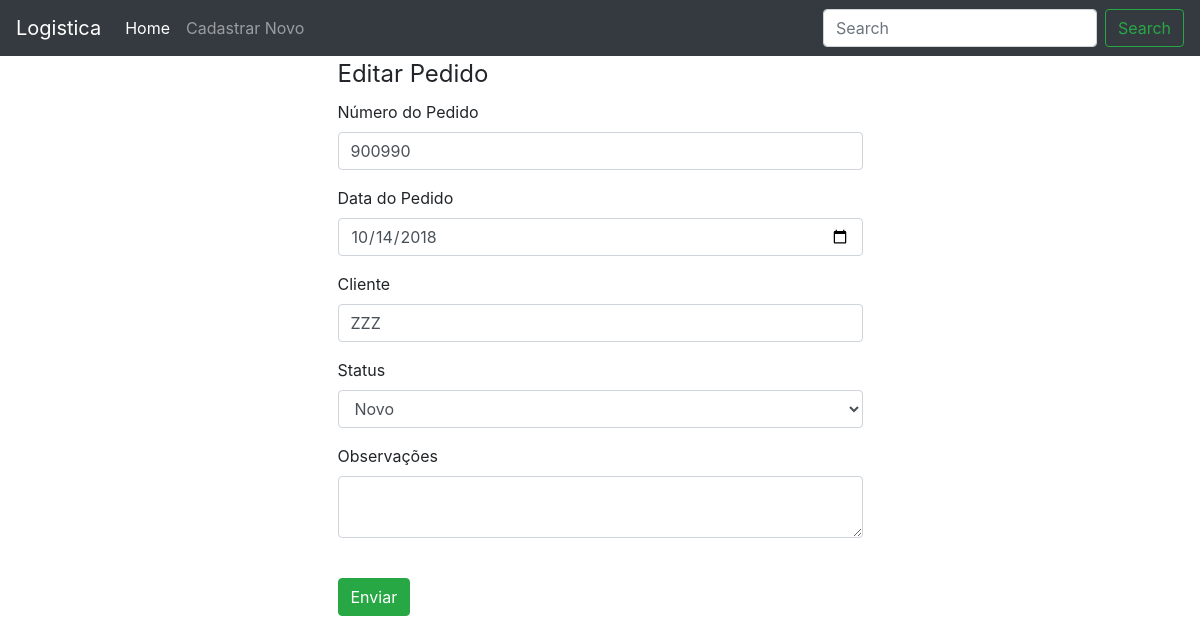
Page /controller/pedido_editar.php?id=3 (signed in) on the committed database.
### tables this page shows
CREATE TABLE `pedidos` (
  `id` int(11) NOT NULL,
  `num_pedido` int(11) NOT NULL,
  `cliente` varchar(80) NOT NULL,
  `data_pedido` datetime NOT NULL,
  `status` varchar(40) NOT NULL,
  `data_atualizacao` datetime NOT NULL
);

### controller/pedido_editar.php (called while the page is built, shortened)
<?php
require '../model/pedidos.php';
$id = $_GET['id'];
$pedido = carregarPedido($id);
$num_pedido = $pedido["num_pedido"];
$cliente = $pedido["cliente"];
$data_pedido = $pedido["data_pedido"];
$status = $pedido["status"];
$data_pedido = explode(" ", $data_pedido);
$data_pedido = $data_pedido[0];
require '../cadastro_pedido.php';

### model/pedidos.php (called while the page is built, shortened)
<?php
function carregarPedido($id) {
    $pdo = conectar();
    $sql = "SELECT * FROM pedidos
        WHERE id = $id";
    $res = $pdo->query($sql);
    $pedido = $res->fetch(PDO::FETCH_ASSOC);
    return $pedido;
}

### cadastro_pedido.php (the view, shortened to what this page needs)
<?php
$editar = ($_SERVER['SCRIPT_NAME'] == '/controller/pedido_editar.php') ? true : FALSE;
require 'header.php';
require 'menu.php';
?>
<main role="main" class="container">
    <div class="starter-template">
        <?php if ($editar == true): ?>
            <form class="form-horizontal" action="/controller/pedido_salvar.php" method="post">
        <?php else: ?>
            <form class="form-horizontal" action="/controller/pedido_cadastrar.php" method="post">
        <?php endif; ?>
                <fieldset class="col-6 offset-3">
                    <?php
                    if ($editar == true) {
                        echo "<legend>Editar Pedido</legend>";
                    } else {
                        echo "<legend>Cadastro de Pedido</legend>";
                    }
                    ?>
                    <div class="form-group">
                        <label class=" control-label" for="num_pedido">Número do Pedido</label>
                        <div class="">
                            <input id="num_pedido" name="num_pedido" type="text" placeholder="" value="<?php echo $num_pedido; ?>" class="form-control input-md">
                        </div>
                    </div>
                    <div class="form-group">
                        <label class="control-label" for="data_pedido">Data do Pedido</label>
                        <div class="">
                            <input id="data_pedido" name="data_pedido" type="date" placeholder="" value="<?php echo $data_pedido; ?>"class="form-control input-md">
                        </div>
                    </div>
                    <div class="form-group">
                        <label class=" control-label" for="cliente">Cliente</label>
                        <div class="">
                            <input id="cliente" name="cliente" type="text" placeholder="" value="<?php echo $cliente; ?>"class="form-control input-md">
                        </div>
                    </div>
                    <div class="form-group">
                        <label class=" control-label" for="status">Status</label>
                        <div class="">
                            <?php
                                $vetor_status = array("Aberto", "Cancelado", "Emitido", "Entregue", "Novo");
                            ?>
                            <select id="status" name="status" class="form-control">
                                    <?php foreach ($vetor_status as $item): ?>
                                    <?php if ($status == $item): ?>
                                        <option value="<?php echo $item?>" selected="true"><?php echo $item?> </option>
                                    <?php else: ?>
                                        <option value="<?php echo $item?>"><?php echo $item?> </option>
                                    <?php endif; ?>
                                    <?php endforeach;?>
                            </select>
                        </div>
                    </div>
                    <div class="form-group">
                        <label class=" control-label" for="observacoes">Observações</label>
                        <div class="">
                            <textarea class="form-control" id="observacoes" name="observacoes"></textarea>
                        </div>
                    </div>
                    <div class="form-group">
                        <div class="">
                            <button id="enviar" name="enviar" class="btn btn-success">Enviar</button>
                        </div>
                    </div>
                </fieldset>
            </form>
    </div>
</main>
<?php
require 'footer.php';
?>

### rows in the picture
pedidos: num_pedido "900990", data_pedido "10/14/2018", cliente "ZZZ", status "Novo"
